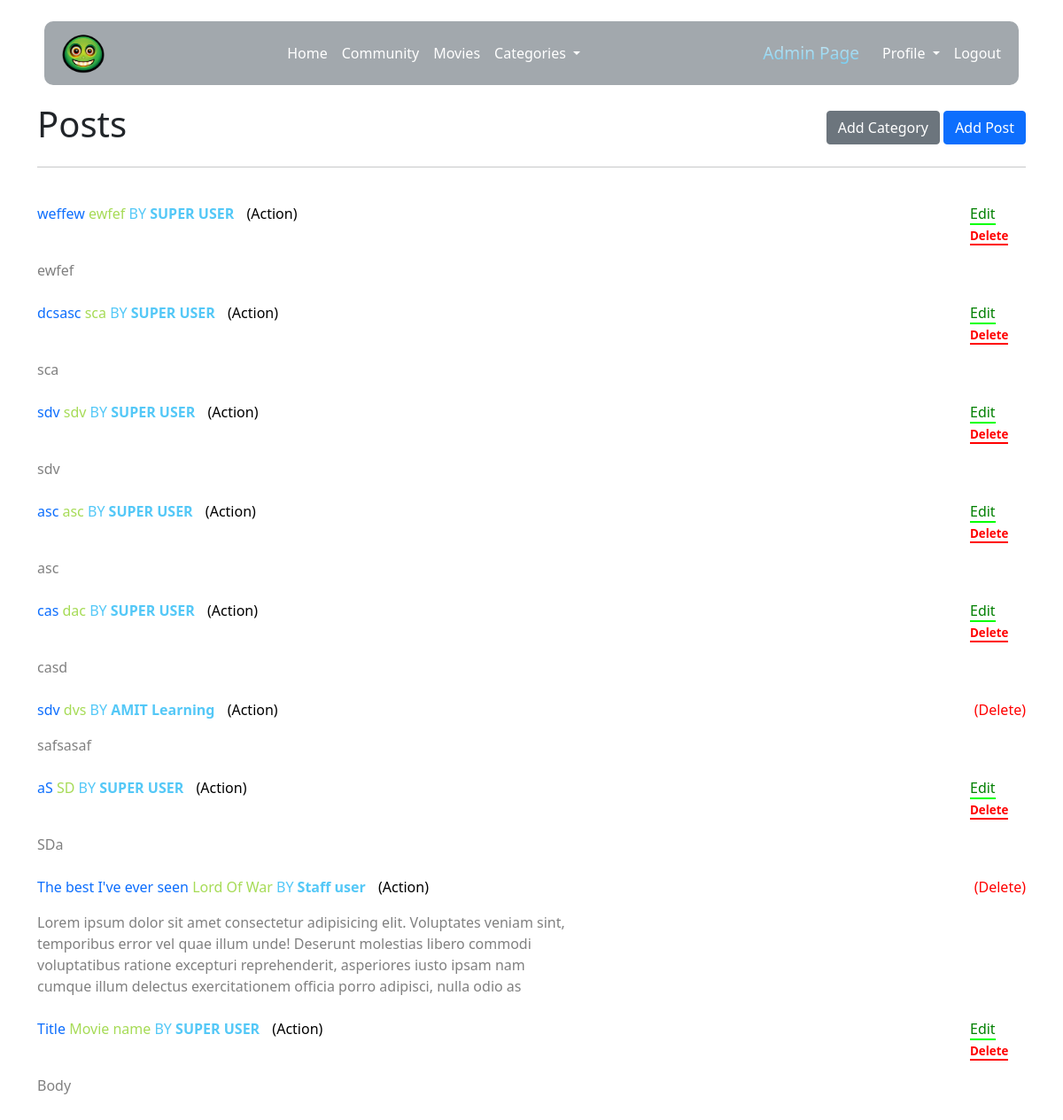
The app's page /community/ (signed in) with its own data.
### community_blog/models.py (models this page shows, shortened)
class Post(models.Model):
    title = models.CharField(max_length=255)
    movie_name = models.TextField()
    category = models.CharField(max_length=255)
    body = models.TextField()
    movie_poster = models.ImageField(
        null=False, blank=False, upload_to='images/')
    author = models.ForeignKey(User, on_delete=models.CASCADE)
    likes = models.ManyToManyField(User, related_name='community_blog')
    Publication_date = models.DateTimeField(auto_now_add=True)

### community_blog/views.py (the view)
# urls.py: path('community/', CommunityView.as_view(), name='community'),
class CommunityView(ListView):
    model = Post
    template_name = 'community.html'
    ordering = ['-Publication_date']

### community_blog/category_context_proccessor.py (called while the page is built)
def get_context_data(self, *args, **kwargs):
    categories_menu = Category.objects.all()
    return {'categories_menu': categories_menu}

### community_blog/models.py (called while the page is built)
    def __str__(self):
        return self.name

### members/auth.py (called while the page is built)
    def get_user(self, user_id):
        try:
            return get_user_model().objects.get(pk=user_id)
        except get_user_model().DoesNotExist:
            return None

### community_blog/templates/community.html (shortened to what this page needs)
{% extends 'base.html' %}
{% load static %}
{% block content %}
{% if user.is_authenticated %}
<div style="display: flex; justify-content: space-between">
  <h1 style="display: inline-block; margin-right: 5%">Posts</h1>
  <div style="align-self: center">
    {% if user.is_staff %}
    <a
      style="
        text-decoration: none;
        color: white;
        height: fit-content;
        align-self: center;
      "
      href="{% url 'add_category' %}"
      ><button type="button" class="btn btn-secondary">Add Category</button></a
    >
    {% endif %}
    <a style="text-decoration: none; color: white" href="{% url 'add_post' %}">
      <button
        type="button"
        class="btn btn-primary"
        style="height: fit-content; align-self: center"
      >
        Add Post
      </button></a
    >
  </div>
</div>
<hr />
<br />
<ul style="padding: 0">
  {% for post in object_list %}
  <li style="display: flex; justify-content: space-between">
    <div>
      <a
        style="text-decoration: none"
        href="{% url 'article_details' post.pk %}"
        >{{ post.title|slice:30 }}
      </a>
      <span style="color: rgb(166, 219, 86)"> {{ post.movie_name }}</span>
      <span style="color: #54c8f7"
        >BY
        <a
          href="{% url 'show_profile' post.author_id %}"
          style="text-decoration: none; color: #54c8f7; font-weight: 600"
        >
          {{ post.author.get_full_name }}</a
        ></span
      >
      <a
        style="color: black; text-decoration: none; padding-left: 10px"
        href="{% url 'category' post.category %}"
        >({{ post.category }})</a
      >
    </div>
    {% if user.id == post.author.id %}
    <p style="width: 5.25vw">
      <a
        style="
          text-decoration: none;
          color: green;
          border-bottom: lime 2px solid;
        "
        href="{% url 'update_post' post.pk %}"
        >Edit</a
      >
      <a
        style="
          text-decoration: none;
          color: red;
          border-bottom: red 2px solid;
          font-weight: 600;
          font-size: smaller;
        "
        href="{% url 'delete_post' post.pk %}"
        >Delete</a
      >
    </p>
    {% endif %}
    {% if user.id != post.author.id %}
    {% if user.is_superuser %}
    <p>
      <a
        style="text-decoration: none; color: red"
        href="{% url 'delete_post' post.pk %}"
        >(Delete)</a
      >
    </p>
    {% endif %}
    {% endif %}
  </li>
  <li style="list-style-type: none; width: 50vw; overflow: hidden">
    <a
      style="text-decoration: none; width: 15%; color: gray"
      href=" {% url 'article_details' post.pk %} "
      >{{ post.body|slice:'300' }}</a
    >
  </li>
  <br />
  {% endfor %}
</ul>
{% endif %}
{% endblock %}

### records on screen
Post: title "weffew", movie_name "ewfef", author.get_full_name "SUPER USER", category "Action", shows "Edit", body "ewfef"
Post: title "dcsasc", movie_name "sca", author.get_full_name "SUPER USER", category "Action", shows "Edit", body "sca"
Post: title "sdv", movie_name "sdv", author.get_full_name "SUPER USER", category "Action", shows "Edit", body "sdv"
Post: title "asc", movie_name "asc", author.get_full_name "SUPER USER", category "Action", shows "Edit", body "asc"
Post: title "cas", movie_name "dac", author.get_full_name "SUPER USER", category "Action", shows "Edit", body "casd"
Post: title "sdv", movie_name "dvs", author.get_full_name "AMIT Learning", category "Action", shows "(Delete)", body "safsasaf"
Post: title "aS", movie_name "SD", author.get_full_name "SUPER USER", category "Action", shows "Edit", body "SDa"
Post: title "The best I've ever seen", movie_name "Lord Of War", author.get_full_name "Staff user", category "Action", shows "(Delete)", body "Lorem ipsum dolor sit amet consectetur adipisicing elit. Voluptates veniam sint, temporibus error vel quae illum unde! Deserunt molestias libero commodi voluptatibus ratione excepturi reprehenderit, asperiores iusto ipsam nam cumque illum delectus exercitationem officia porro adipisci, nulla odio as"
Post: title "Title", movie_name "Movie name", author.get_full_name "SUPER USER", category "Action", shows "Edit", body "Body"
